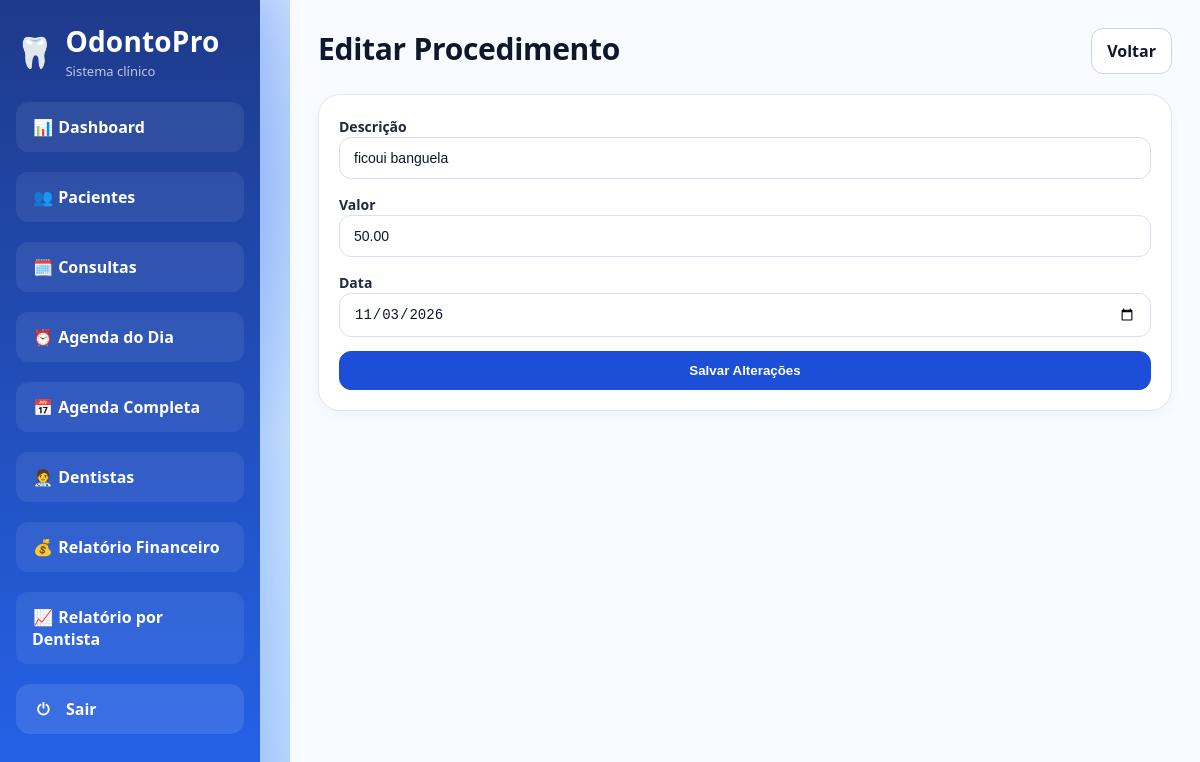
The app's page /procedimentos/13/editar/ (signed in) with its own data.
### core/models.py (models this page shows, shortened)
class Procedimento(models.Model):
    paciente = models.ForeignKey(
        Paciente,
        on_delete=models.CASCADE,
        related_name="procedimentos"
    )
    dentista = models.ForeignKey(
        Dentista,
        on_delete=models.SET_NULL,
        null=True,
        blank=True,
        related_name="procedimentos"
    )
    descricao = models.CharField(max_length=200)
    valor = models.DecimalField(max_digits=10, decimal_places=2, default=0)
    data = models.DateField()

### core/views.py (the view)
# urls.py: path("procedimentos/<int:pk>/editar/", views.editar_procedimento, name="editar_procedimento"),
@login_required
def editar_procedimento(request, pk):
    procedimento = get_object_or_404(Procedimento, pk=pk)
    if request.method == "POST":
        form = ProcedimentoForm(request.POST, instance=procedimento)
        if form.is_valid():
            form.save()
            messages.success(request, "Procedimento atualizado com sucesso.")
            return redirect("detalhes_paciente", pk=procedimento.paciente.pk)
        messages.error(request, "Corrija os erros do formulário.")
    else:
        form = ProcedimentoForm(instance=procedimento)
    return render(request, "core/procedimentos/editar.html", {
        "form": form,
        "procedimento": procedimento,
    })

### core/forms.py
class ProcedimentoForm(forms.ModelForm):
    class Meta:
        model = Procedimento
        fields = [
            "dentista",
            "descricao",
            "valor",
            "data",
        ]
        widgets = {
            "data": forms.DateInput(attrs={"type": "date"}),
        }

### core/templatetags/core_extras.py (called while the page is built)
@register.filter
def has_group(user, group_name):
    return user.groups.filter(name=group_name).exists()

### core/templates/core/procedimentos/editar.html (shortened to what this page needs)
{% extends 'core/base.html' %}
{% block content %}
<div class="page-header">
  <div>
    <h1 class="title">Editar Procedimento</h1>
  </div>
  <div class="header-actions">
    <a class="btn btn-ghost" href="{% url 'detalhes_paciente' form.instance.paciente.pk %}">
      Voltar
    </a>
  </div>
</div>
<section class="card">
  <form method="post" class="form">
    <div class="field">
      <label>Descrição</label>
      {{ form.descricao }}
    </div>
    <div class="field">
      <label>Valor</label>
      {{ form.valor }}
    </div>
    <div class="field">
      <label>Data</label>
      {{ form.data }}
    </div>
    <button type="submit" class="btn primary">
      Salvar Alterações
    </button>
  </form>
</section>
{% endblock %}

### core/static/core/css/style.css (style rules this page uses)
* { box-sizing: border-box; }
:root { --bg: #f4f7fb; --bg-soft: #eef3f9; --surface: #ffffff; --surface-alt: #f8fbff; --border: #e2e8f0; --border-strong: #cbd5e1; --text: #0f172a; --text-soft: #64748b; --primary: #1d4ed8; --primary-soft: #eff6ff; --primary-border: #bfdbfe; --sidebar-start: #0b2b5a; --sidebar-end: #0d4ea1; --success-bg: #dcfce7; --success-text: #166534; --danger-bg: #fee2e2; --danger-text: #991b1b; --neutral-bg: #e5e7eb; --neutral-text: #374151; --warning-bg: #fef3c7; --warning-text: #92400e; --shadow-sm: 0 4px 12px rgba(15, 23, 42, 0.04); --shadow-md: 0 10px 24px rgba(15, 23, 42, 0.06); --radius-md: 14px; --radius-lg: 18px; --radius-xl: 22px; }
body { margin: 0; font-family: Arial, Helvetica, sans-serif; color: var(--text); background: linear-gradient(180deg, #edf3f9 0%, #f7f9fc 100%); }
a { color: inherit; text-decoration: none; }
h1, .title { margin: 0; font-size: 30px; font-weight: 800; letter-spacing: -0.3px; }
.page-header { display: flex; align-items: flex-start; justify-content: space-between; gap: 16px; margin-bottom: 20px; }
.header-actions, .actions { display: flex; flex-wrap: wrap; gap: 10px; }
.card, .card-form { padding: 20px; background: var(--surface); border: 1px solid var(--border); border-radius: var(--radius-xl); box-shadow: var(--shadow-sm); }
.card { flex: 1; min-width: 220px; }
form { width: 100%; }
.form { display: flex; flex-direction: column; gap: 14px; }
.form-group label, label { margin-bottom: 6px; font-size: 14px; font-weight: 700; color: #1e293b; }
input, textarea, select { width: 100%; padding: 12px 14px; font-size: 14px; color: var(--text); background: #fff; border: 1px solid #d7e0ed; border-radius: 12px; outline: none; transition: border-color 0.2s ease, box-shadow 0.2s ease; }
.btn { display: inline-flex; align-items: center; justify-content: center; padding: 11px 15px; font-weight: 800; color: #fff; cursor: pointer; background: var(--primary); border: 1px solid var(--primary); border-radius: 12px; transition: transform 0.2s ease, opacity 0.2s ease, background 0.2s ease; }
.btn-ghost { color: var(--text); background: #fff; border-color: var(--border-strong); }
html, body { min-height: 100%; margin: 0; padding: 0; }
body { font-family: 'Segoe UI', sans-serif; color: #0f172a; background: radial-gradient(circle at 10% 20%, rgba(37, 99, 235, 0.35), transparent 25%), radial-gradient(circle at 90% 80%, rgba(59, 130, 246, 0.25), transparent 25%), linear-gradient(135deg, #dbeafe 0%, #bfdbfe 40%, #93c5fd 100%); }

### records on screen
Procedimento: descricao "ficoui banguela", valor "50.00", data "11/03/2026"
